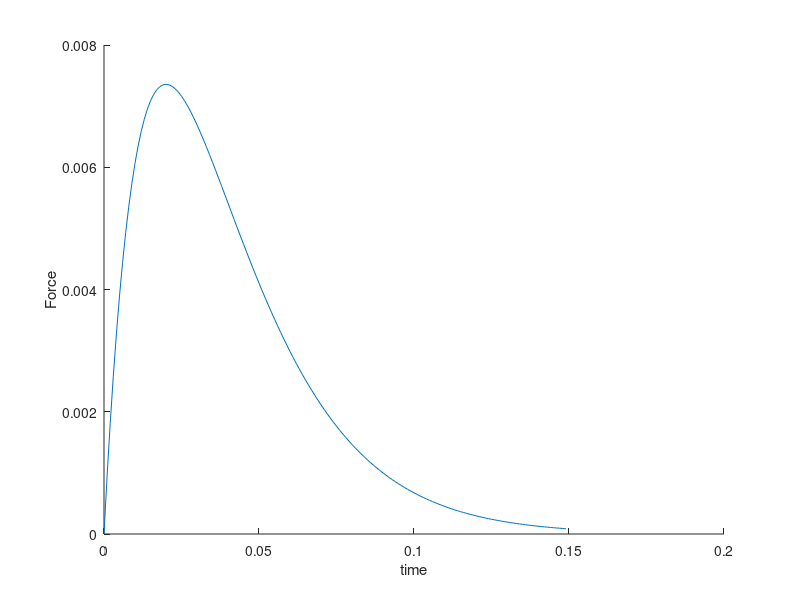

Source code (MATLAB):
% function SRMForce
clf; clear all;

% dt = 0.02; % 20ms, tau = 1, Fmax = 0.3679, period = 9.18sec 460steps (300-400 ok)
dt = 0.001; % 1ms, tau = 1, Fmax = 0.36788, period = 9.199sec, 9200steps
% dt = 0.001; % 1ms, tau = 0.02, Fmax = 0.0073576, period = 0.179sec, 180steps
% tau = 1; % 
% tau = 0.5; % dt = 0.02, Fmax = 0.18394, period = 4.38sec, 220steps
tau = 0.02; % dt = 0.001, Fmax = 0.0073576, period = 0.18sec, 10steps
last_steps = 150; % 460, 8000, 9200

steps = []; F = []; push = [];

tic
for step = 1:last_steps
    steps(step) = (step - 1)*dt;
    t = steps(step);
    F(step) = t*exp(-t/tau);
end

disp(['steps(end): ' num2str(steps(end)) ', F(end): ' num2str(F(end)) ', max(F): ' num2str(max(F))]);

hold on;
plot(steps,F);
ylabel('Force');
xlabel('time');
hold off;

toc